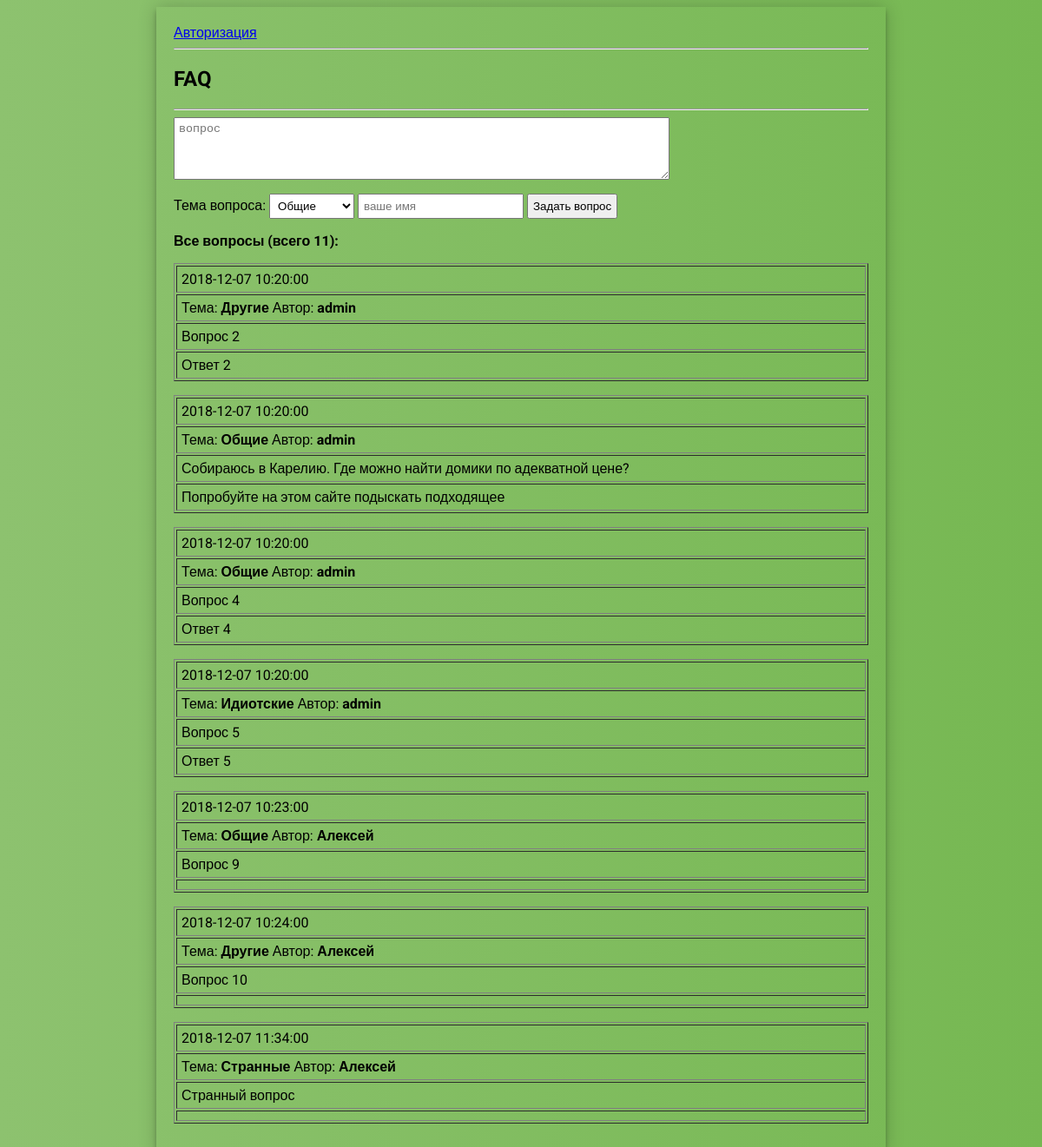
The page / on the database its author committed.
### tables this page shows
CREATE TABLE IF NOT EXISTS `faq` (
  `ID` int(11) NOT NULL,
  `date` datetime NOT NULL,
  `theme` varchar(20) NOT NULL,
  `autor` varchar(20) NOT NULL,
  `question` varchar(300) NOT NULL,
  `answer` varchar(300) NOT NULL,
  `status` varchar(20) NOT NULL,
  UNIQUE KEY `ID` (`ID`)
);

### model/questions.php (the view, shortened to what this page needs)
<?php
include 'admin/connection.php';
$showall = $pdo->query("SELECT * FROM faq")->fetchAll();
$i = 0;
$id = count($showall);
while ($i < $id) {
    $status = $showall[$i][status];
    $questiondate = $showall[$i][date];
    $questiontheme = $showall[$i][theme];
    $questionautor = $showall[$i][autor];
    $question = $showall[$i][question];
    $answer = $showall[$i][answer];
    if ($status != 'Скрыт') {
        echo "<p><table width='100%' border='1'><tr><td>$questiondate</td></tr><tr><td>Тема: <b>$questiontheme</b> Автор: <b>$questionautor</b></td></tr><tr><td width='100%'>$question</td></tr><tr><td width='100%'>$answer</td></tr></table></p>";
    }
$i++;
}
?>

### index.php (shortened to what this page needs)
<?php
include 'admin/connection.php';
include 'admin/functions.php';
?>
<html lang="ru">
  <head>
    <link rel="stylesheet" href="admin/css/admin.css" type="text/css"/>
  </head>
<body>
<div class="panel">
<?php
if (empty($_SESSION["username"])) {
  echo '<a href="admin/login.php">Авторизация</a>';
  } else {
    $username = $_SESSION ["username"];
    echo "$username <a href='admin/logout.php'>выйти</a>";
    echo '<p><a href="admin">Перейти в панель управления</a></p>';
  }
?>
<hr>
<p><h2>FAQ</h2></p>
<hr>
<form action="model/ask.php" method="POST">
<textarea cols="68" rows="4" maxlight="100" required placeholder="вопрос" type="text" name="ask"></textarea>
<p>Тема вопроса:
<select name="selecttheme">
<?php include 'admin/themelist.php'?>
</select>
<input required type="text" name="guestname" placeholder="ваше имя"></input>
<button>Задать вопрос</button>
</form>
<p><b>Все вопросы (всего <?php countquestions();?>):</b></p>
<?php include 'model/questions.php'?>
</body>
</html>

### admin/themelist.php (shortened to what this page needs)
<?php
include 'connection.php';
$showtheme = $pdo->query("SELECT theme FROM themes")->fetchAll();
$i=0;
$countthemes = count($showtheme);
while ($i < $countthemes) {
$theme = $showtheme[$i][theme];
echo "<option value='$theme'>$theme</option>";
$i++;
}
?>

### admin/functions.php (shortened to what this page needs)
<?php
function countquestions() {
    include 'connection.php';
    $query = $pdo->query("SELECT question FROM faq");
    $countquestions = $query->rowCount();
    echo $countquestions;
}

### admin/css/admin.css (style rules this page uses)
body { background: #76b852; background: -webkit-linear-gradient(right, #76b852, #8DC26F); background: -moz-linear-gradient(right, #76b852, #8DC26F); background: -o-linear-gradient(right, #76b852, #8DC26F); background: linear-gradient(to left, #76b852, #8DC26F); font-family: "Roboto", sans-serif; -webkit-font-smoothing: antialiased; -moz-osx-font-smoothing: grayscale; }
table td { padding: 5px; word-wrap:break-word; }
.panel { width:800px; margin: auto; border: 1px; padding-top: 30px; padding: 20px; box-shadow: 0 0 20px 0 rgba(0, 0, 0, 0.2), 0 5px 5px 0 rgba(0, 0, 0, 0.24); }
input { padding: 5px; }
textarea { padding: 5px; }
button { padding: 5px; }
select { padding: 5px; }

### rows shown on the page
faq: date "2018-12-07 10:20:00", theme "Другие", autor "admin", question "Вопрос 2", answer "Ответ 2"
faq: date "2018-12-07 10:20:00", theme "Общие", autor "admin", question "Собираюсь в Карелию. Где можно найти домики по адекватной цене?", answer "Попробуйте на этом сайте подыскать подходящее"
faq: date "2018-12-07 10:20:00", theme "Общие", autor "admin", question "Вопрос 4", answer "Ответ 4"
faq: date "2018-12-07 10:20:00", theme "Идиотские", autor "admin", question "Вопрос 5", answer "Ответ 5"
faq: date "2018-12-07 10:23:00", theme "Общие", autor "Алексей", question "Вопрос 9"
faq: date "2018-12-07 10:24:00", theme "Другие", autor "Алексей", question "Вопрос 10"
faq: date "2018-12-07 11:34:00", theme "Странные", autor "Алексей", question "Странный вопрос"

### other values the page prints
$countquestions "11"
form field selecttheme "Общие"
